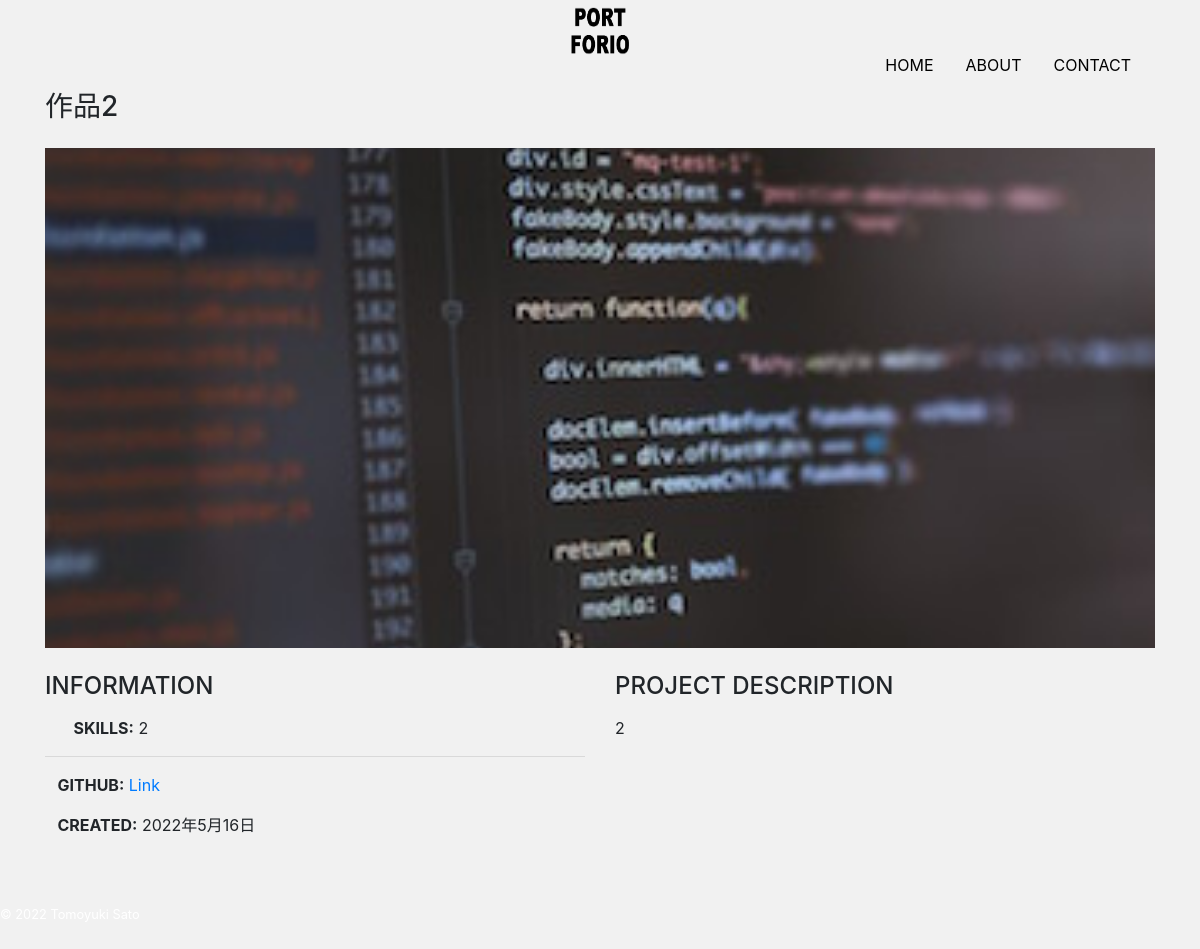
The app's page /detail/2 with its own data.
### app/models.py (models this page shows, shortened)
class Work(models.Model):
    title = models.CharField('タイトル', max_length=100)
    image = models.ImageField(upload_to='images', verbose_name='イメージ画像')
    thumbnail = models.ImageField(upload_to='images', verbose_name='サムネイル', null=True, blank=True)
    skill = models.CharField('スキル', max_length=100)
    url = models.CharField('URL', max_length=100, null=True, blank=True)
    created = models.DateField('作成日')
    description = models.TextField('説明')

### app/views.py (the view)
# urls.py: path('detail/<int:pk>', views.DetailView.as_view(), name='detail'),
class DetailView(View):
    def get(self, request, *args, **kwargs):
        work_data = Work.objects.get(id=self.kwargs['pk'])
        return render(request, 'app/detail.html', {
            'work_data': work_data
        })

### app/templates/app/detail.html (shortened to what this page needs)
{% extends 'app/base.html' %}
{% block content %}
<h3 class="mb-4">{{ work_data.title }}</h3>
<div class="card top mb-4">
    <img src="{{ work_data.image.url}}" alt="">
</div>
<div class="row">
    <div class="col sm-4 mb-4">
        <h4 class="mb-3">INFORMATION</h4>
        <p>
            <i class="fab fa-laptop-code mr-2"></i>
            <span class="font-weight-bolder">SKILLS:</span>
            {{ work_data.skill }}
        </p>
        <hr>
        <p>
            <span class="font-weight-bolder">GITHUB:</span>
            {% if work_data.url %}
                <a href="{{ work_data.url}}" target="_blank" class="link-color">Link</a>
            {% else %}
                Private
            {% endif %}
        </p>
        <p>
            <span class="font-weight-bolder">CREATED:</span>
            {{ work_data.created }}
        </p>
    </div>
    <div class="col sm-8 mb-5">
        <h4 class="mb-3">PROJECT DESCRIPTION</h4>
        <p>{{ work_data.description|linebreaksbr }}</p>
    </div>
</div>
{% endblock %}

### app/static/css/style.css (style rules this page uses)
body { background: #F1F1F1; display: flex; flex-flow: column; min-height: 100vh; }
.top img { object-fit: cover; height: 500px; }
.card { border: none; }

### records on screen
Work: title "作品2", image (picture), skill "2", created "2022年5月16日", description "2"
